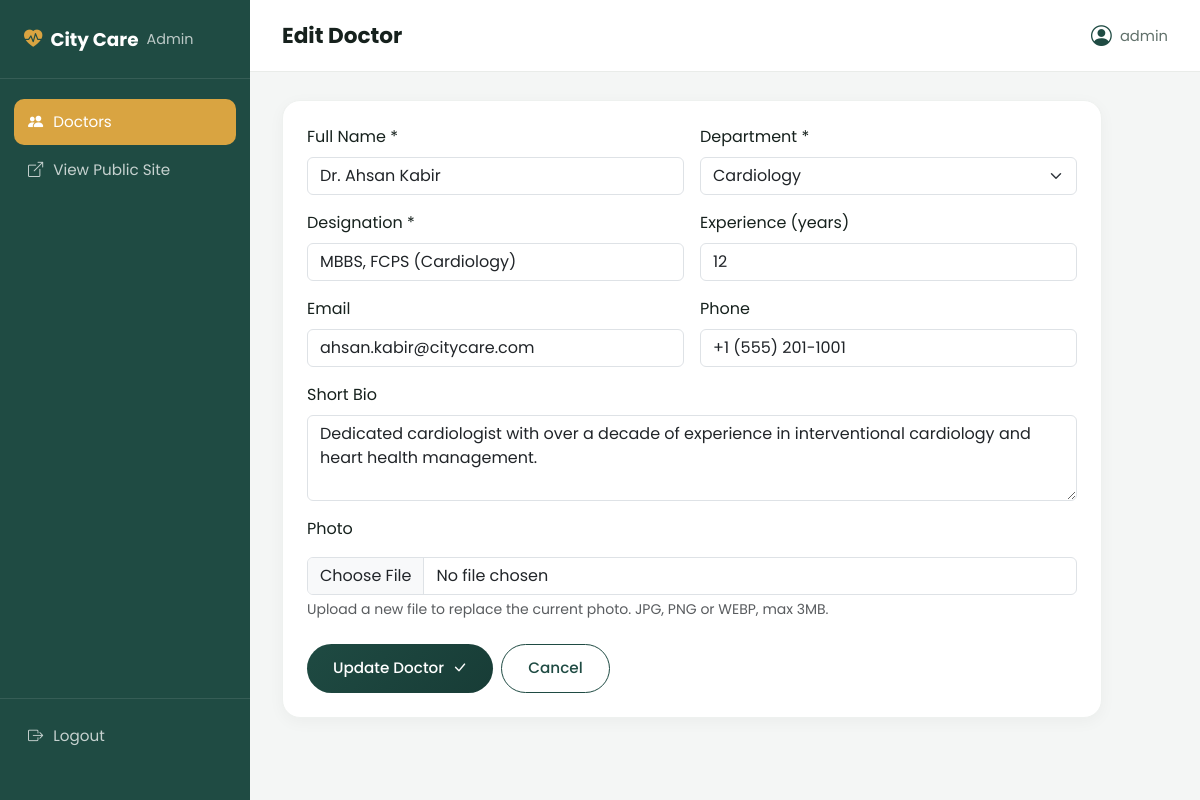
The page /admin/doctors/edit.php?id=1 (signed in) on the database its author committed.
### tables this page shows
CREATE TABLE doctors (
  id INT UNSIGNED AUTO_INCREMENT PRIMARY KEY,
  name VARCHAR(120) NOT NULL,
  designation VARCHAR(150) NOT NULL,         
  department_id INT UNSIGNED NOT NULL,
  email VARCHAR(150) NULL,
  phone VARCHAR(30) NULL,
  experience_years SMALLINT UNSIGNED NOT NULL DEFAULT 0,
  bio TEXT NULL,
  photo VARCHAR(255) NULL,                   
  status ENUM('active','inactive') NOT NULL DEFAULT 'active',
  created_at TIMESTAMP DEFAULT CURRENT_TIMESTAMP,
  updated_at TIMESTAMP DEFAULT CURRENT_TIMESTAMP ON UPDATE CURRENT_TIMESTAMP,
  CONSTRAINT fk_doctors_department
    FOREIGN KEY (department_id) REFERENCES departments(id)
    ON UPDATE CASCADE ON DELETE RESTRICT
);

CREATE TABLE departments (
  id INT UNSIGNED AUTO_INCREMENT PRIMARY KEY,
  name VARCHAR(100) NOT NULL UNIQUE,
  created_at TIMESTAMP DEFAULT CURRENT_TIMESTAMP
);

### admin/doctors/edit.php (the view, shortened to what this page needs)
<?php
require_once __DIR__ . '/../../config/db.php';
$id = (int)($_GET['id'] ?? $_POST['id'] ?? 0);
$stmt = $pdo->prepare('SELECT * FROM doctors WHERE id = ?');
$stmt->execute([$id]);
$doctor = $stmt->fetch();
$departments = $pdo->query('SELECT id, name FROM departments ORDER BY name')->fetchAll();
$form = [
    'name'             => $doctor['name'],
    'designation'      => $doctor['designation'],
    'department_id'    => $doctor['department_id'],
    'email'            => $doctor['email'],
    'phone'            => $doctor['phone'],
    'experience_years' => $doctor['experience_years'],
    'bio'              => $doctor['bio'],
];
require __DIR__ . '/../includes/admin_header.php';
?>
<div class="admin-card admin-form-card">
  <form method="post" enctype="multipart/form-data" novalidate>
    <div class="row g-3">
      <div class="col-md-6">
        <label class="form-label">Full Name *</label>
        <input type="text" name="name" class="form-control" required
               value="<?php echo htmlspecialchars($form['name']); ?>">
      </div>
      <div class="col-md-6">
        <label class="form-label">Department *</label>
        <select name="department_id" class="form-select" required>
          <?php foreach ($departments as $dept): ?>
            <option value="<?php echo $dept['id']; ?>" <?php echo ($form['department_id'] == $dept['id']) ? 'selected' : ''; ?>>
              <?php echo htmlspecialchars($dept['name']); ?>
            </option>
          <?php endforeach; ?>
        </select>
      </div>
      <div class="col-md-6">
        <label class="form-label">Designation *</label>
        <input type="text" name="designation" class="form-control" required
               value="<?php echo htmlspecialchars($form['designation']); ?>">
      </div>
      <div class="col-md-6">
        <label class="form-label">Experience (years)</label>
        <input type="number" min="0" name="experience_years" class="form-control"
               value="<?php echo htmlspecialchars($form['experience_years']); ?>">
      </div>
      <div class="col-md-6">
        <label class="form-label">Email</label>
        <input type="email" name="email" class="form-control"
               value="<?php echo htmlspecialchars($form['email']); ?>">
      </div>
      <div class="col-md-6">
        <label class="form-label">Phone</label>
        <input type="text" name="phone" class="form-control"
               value="<?php echo htmlspecialchars($form['phone']); ?>">
      </div>
      <div class="col-12">
        <label class="form-label">Short Bio</label>
        <textarea name="bio" rows="3" class="form-control"><?php echo htmlspecialchars($form['bio']); ?></textarea>
      </div>
      <div class="col-12">
        <label class="form-label">Photo</label>
        <input type="file" name="photo" class="form-control mt-2" accept=".jpg,.jpeg,.png,.webp">
        <div class="form-text">Upload a new file to replace the current photo. JPG, PNG or WEBP, max 3MB.</div>
      </div>
    </div>
    <div class="d-flex gap-2 mt-4">
      <button type="submit" class="btn btn-dark-pill">Update Doctor <i class="bi bi-check-lg"></i></button>
      <a href="list.php" class="btn btn-outline-dark-pill">Cancel</a>
    </div>
  </form>
</div>
<?php require __DIR__ . '/../includes/admin_footer.php'; ?>

### css/style.css (style rules this page uses)
:root { --dark: #1f4b43; --dark-2: #143530; --accent: #d9a441; --accent-2: #c78f2e; --sage: #e3ede6; --sage-2: #d3e3d9; --cream: #f6f1e4; --text: #16211d; --text-muted: #61716b; --footer-bg: #0c1512; --radius-lg: 28px; --radius-md: 18px; --sec-pad-y: 100px; --sec-pad-x: 40px; }
* { box-sizing: border-box; }
html { scroll-behavior: smooth; }
body { font-family: 'Poppins', sans-serif; color: var(--text); background: #ffffff; overflow-x: hidden; }
.btn-dark-pill { background: linear-gradient(135deg, var(--dark) 0%, var(--dark-2) 100%); background-size: 160% 160%; background-position: 0% 50%; color: #fff; border-radius: 40px; padding: 13px 26px; font-weight: 500; font-size: 0.95rem; display: inline-flex; align-items: center; gap: 8px; border: none; box-shadow: 0 6px 18px rgba(31,75,67,0.0); transition: background-position 0.5s ease, box-shadow 0.3s ease, transform 0.25s ease; }
.btn-dark-pill i { transition: transform 0.3s ease; }

### css/admin.css (style rules this page uses)
.admin-body { background: #f4f6f5; min-height: 100vh; }
.btn-outline-dark-pill { display: inline-flex; align-items: center; justify-content: center; gap: 8px; border: 1.5px solid var(--dark); color: var(--dark); border-radius: 40px; padding: 12px 26px; font-weight: 500; font-size: 0.95rem; transition: background 0.3s ease, color 0.3s ease, transform 0.25s ease; }
.admin-card { background: #fff; border-radius: var(--radius-md); border: 1px solid #eef1ef; box-shadow: 0 4px 16px rgba(15,28,25,0.04); padding: 24px; }
.admin-form-card { max-width: 820px; }

### rows shown on the page
doctors: name "Dr. Ahsan Kabir", department_id "Cardiology", designation "MBBS, FCPS (Cardiology)", experience_years "12", email "ahsan.kabir@citycare.com", phone "+1 (555) 201-1001", bio "Dedicated cardiologist with over a decade of experience in interventional cardiology and heart health management."

### other values the page prints
$pageTitle "Edit Doctor"
$currentAdmin "admin"
